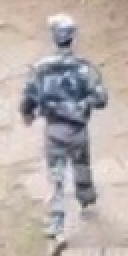
#> input picture multiview_objdetection_based_sift/data/view1/croped_view1_img_0.jpg, 64 x 128 px (shown 2 times larger); its folder holds 3 pictures in this run
$ python multi_view_detection.py
#> lines starting #> are read from the running program, lines starting #| are printed output that depends on the picture
### multiview_objdetection_based_sift/sift.py
#!/usr/bin/env python
# coding: utf-8


import os
from PIL import Image
from numpy import *
from pylab import *


def process_image(imagename,resultname,params="--edge-thresh 10 --peak-thresh 5"):
    """ Process an image and save the results in a file. """

    if imagename[-3:] != 'pgm':
        # create a pgm file
        im = Image.open(imagename).convert('L')
        im.save('tmp.pgm')
        imagename = 'tmp.pgm'

    # 调用SIFT的命令
    cmmd = str("sift "+imagename+" --output="+resultname+" "+params)
    os.system(cmmd)
    # print('processed', imagename, 'to', resultname)

    return resultname


def read_features_from_file(filename):
    """ Read feature properties and return in matrix form. """

    f = loadtxt(filename)
    return f[:,:4],f[:,4:] # feature locations, descriptors


def write_features_to_file(filename,locs,desc):
    """ Save feature location and descriptor to file. """
    savetxt(filename,hstack((locs,desc)))


# [96 lines left out: functions plot_features, match, appendimages, plot_matches, match_twosided, not called in this run]

### multiview_objdetection_based_sift/multi_view_detection.py
from sift import *
from scipy.ndimage import filters
from numpy import *
from PIL import Image
from pylab import *
from IPython import embed
import glob
import os.path as osp

dir_path = "./data"# views data directory
sift_dir = "./data/sift/"# sift directory

### 数据预处理
def process_dir(dir_path,view_path,view_index):
    # 先获取image所在路径
    # glob.glob()查找符合特定规则的文件路径名
#> called with dir_path = './data', view_path = 'view1', view_index = 1
    img_paths = glob.glob(osp.join(dir_path,view_path,'*.jpg'))

    images = []
    gray_images = []
    sifts = []
    i = 0
    for img_path in img_paths:
        i += 1
        images.append(img_path)
        gray_images.append(array(Image.open(img_path).convert('L')))
        # 做sift提取
        sifts.append(process_image(img_path, sift_dir + "view" + str(view_index) + "_" + str(i) + ".sift"))
#> in process_image, `im = Image.open(imagename).convert('L')`:
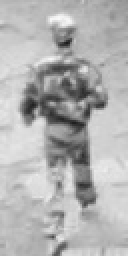
#> im: PIL image 64x128 L (shown 2 times larger); min 26, max 249, mean 177.7
#> pass 2 of the loop in process_dir, `for img_path in img_paths:`:
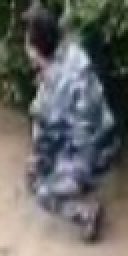
#> input picture multiview_objdetection_based_sift/data/view1/croped_view1_img_1.jpg, 64 x 128 px (shown 2 times larger)
#> in process_image (call 2), `im = Image.open(imagename).convert('L')`:
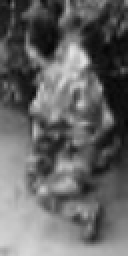
#> im: PIL image 64x128 L (shown 2 times larger); min 6, max 228, mean 100.5
#> pass 3 of the loop in process_dir, `for img_path in img_paths:`:
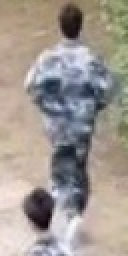
#> input picture multiview_objdetection_based_sift/data/view1/croped_view1_img_2.jpg, 64 x 128 px (shown 2 times larger)
#> in process_image (call 3), `im = Image.open(imagename).convert('L')`:
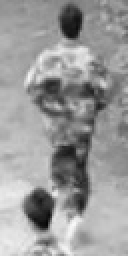
#> im: PIL image 64x128 L (shown 2 times larger); min 5, max 249, mean 153.4
#> call 2 of process_dir, with dir_path = './data', view_path = 'view2', view_index = 2
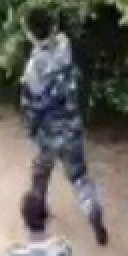
#> input picture multiview_objdetection_based_sift/data/view2/croped_view2_img_0.jpg, 64 x 128 px (shown 2 times larger)
#> call 4 of process_image, with imagename = './data/view2/croped_view2_img_0.jpg', resultname = './data/sift/view2_1.sift', params = '--edge-thresh 10 --peak-thresh 5'
#> in process_image (call 4), `im = Image.open(imagename).convert('L')`:
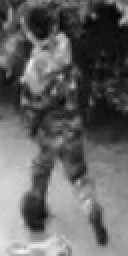
#> im: PIL image 64x128 L (shown 2 times larger); min 3, max 239, mean 100.4

    return sifts

### 读取特征
def read_features(sifts):
    dists = []
    for sift in sifts:
        # embed()
        l, d = read_features_from_file(sift)
        dists.append(d)

    return dists

### multi-view detect
def match(dists1,dists2):
    num = 0
    for dist1 in dists1:
        for dist2 in dists2:
            matches = match_twosided(dist1, dist2)
            # embed()
            # print(len(matches.nonzero()[0]))
            if (len(matches.nonzero()[0]) > 0):
                num += 1
        # print("-------------------------------")


    print("num is ",num)


if __name__ == "__main__":
    view1_path = "view1"
    view2_path = "view2"

    sifts1 = process_dir(dir_path,view1_path,1)
    sifts2 = process_dir(dir_path,view2_path,2)

#> (the run stopped early here; a loop or call above may not have finished)
